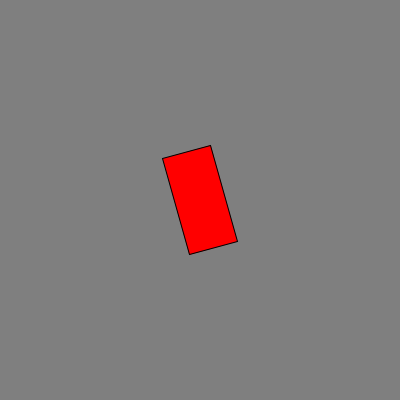
Frame 1 (no input)
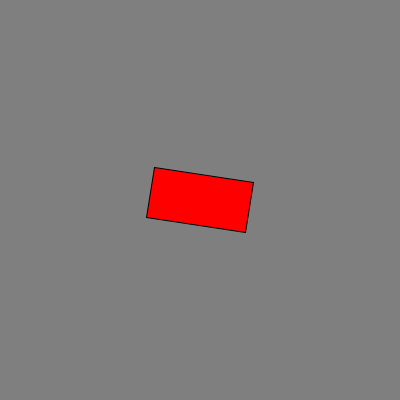
Frame 60 (the mouse pressed at the canvas centre just before this capture)
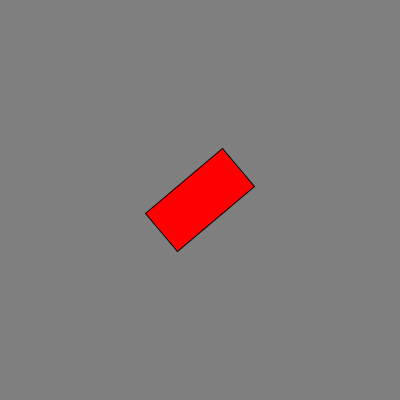
Frame 120 (the mouse held since frame 60 and released just before this capture)

The Processing sketch that drew these frames (run headless with seeded random() and noise(); from frame 60 on, the mouse is pressed at the canvas centre):

// Processing sketch: processing_50384
// ── processing_50384.pde

float x = 200;
float y = 200;
float largeur = 100;
float hauteur = 50;
float radians = 1.3;

// Fonction qui n'est appelee qu'au demarrage.
void setup() {
        size(400,400); // La taille de la fenetre.
        frameRate(30); // Le nombre d'images par seconde.
        smooth(); // Lisser les formes dessinees.
}


// Fonction qui est appelee a chaque nouvelle image.
void draw() {
        background(127); // Remplir l'arriere-plan d'une teinte de gris.


  // Carré rouge
fill(255,0,0);
pushMatrix(); // sauvegarder la matrice de transformation
translate(x,y); // deplacer la forme a dessiner
rotate(radians); // effectuer la rotation
translate(0,0); // deplacer l'axe de rotation
rectMode(CENTER);
rect(0,0,largeur,hauteur); // dessiner la forme
popMatrix(); // restaurer la matrice de transformation

radians = radians + 0.3;

}
